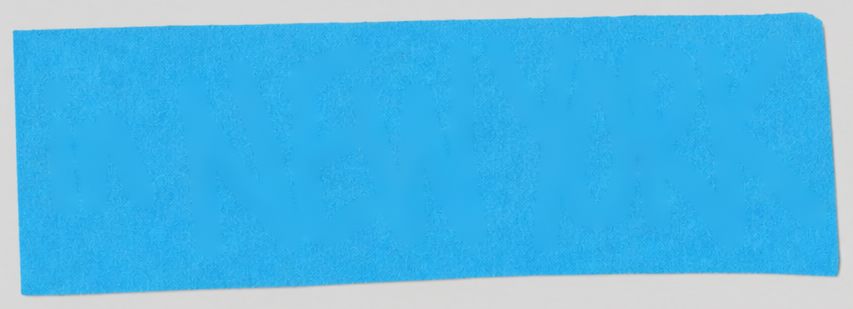
#> input picture reels/ig-DfA_TeHPbDQ/faseeh/edit/stk/blank-blue.png, 853 x 309 px
$ python -i compose.py   (imports and definitions only)
#> lines starting #> are read from the running program, lines starting #| are printed output that depends on the picture
#> further down, picture is the input picture: shape (309, 853, 3); mean B, G, R 230.1, 183.2, 78.3
#!/usr/bin/env python3
"""This is Faseeh: final picture compositor (1440x1080, 24 fps, 4:3).
The owner's rough cut (1122.mov) sets the timing; every black gap is filled with our HF graphics; live shots get the
HeyClicky warm grade (reels/chatly-chatapps/comp/grade.py); LinkUp-style word pops + subtitles; whip transitions.
Usage:  python compose.py            -> out/picture.mp4
        python compose.py --stills 0.8,6.2,...   -> tmp/stills/t*.png (QA)"""
import os, sys, json, subprocess, math
import numpy as np, cv2
from PIL import Image, ImageDraw, ImageFont, ImageFilter
D = os.path.dirname(os.path.abspath(__file__)); R = os.path.abspath(os.path.join(D, '..', '..')); HF = f'{R}/hf'
sys.path.insert(0, os.path.abspath(f'{R}/../chatly-chatapps/comp')); from grade import grade
W, H, FPS = 1440, 1080, 24
TOTAL = 78.35
HN = '/System/Library/Fonts/HelveticaNeue.ttc'
HAND = f'{D}/fonts/CoveredByYourGrace.ttf'

# ---------------------------------------------------------------- sources
class Seq:  # video file, random access by frame index (cached sequential reads)
    def __init__(s, path): s.cap = cv2.VideoCapture(path); s.n = int(s.cap.get(cv2.CAP_PROP_FRAME_COUNT)); s.pos = -1; s.last = None
    # [7 lines left out: function frame, not called in this run]
class PNGs:  # alpha overlay as png sequence
    def __init__(s, d): s.d = d; s.files = sorted(os.listdir(d)); s.n = len(s.files); s.cache = {}
    # [6 lines left out: function frame, not called in this run]
SRC = Seq(f'{D}/tmp/src24.avi'); PLATE = Seq(f'{D}/tmp/src24.avi')
def clip(p): return Seq(p)
G = {k: clip(v) for k, v in {
    'globe': f'{R}/seg1923/out/seg1923-real-v2-nowords-4x3.mp4', 'map': f'{HF}/P-25-map/out/P-25-map.mp4',
    'posts': f'{HF}/P-31-posts-math/out/P-31-posts-math.mp4', 'montage': f'{HF}/P-32-notes-montage/out/P-32-notes-montage.mp4',
    'notes': f'{HF}/P-12-notes-app/out/P-12-notes-app.mp4', 'doc': f'{HF}/P-13-google-doc/out/P-13-google-doc.mp4',
    'card': f'{HF}/P-29-prompt-cards/out/P-29a-blank-card-slide.mp4', 'lib': f'{HF}/P-01-library-save/out/P-01-library-save.mp4',
    'at': f'{HF}/P-02-at-mention/out/P-02-at-mention.mp4', 'fill': f'{HF}/P-03-fill-blanks/out/P-03-fill-blanks.mp4',
    'share': f'{HF}/P-04-share-team/out/P-04-share-team.mp4', 'scroll': f'{HF}/P-28-scroll-ticks/out/P-28-scroll-ticks.mp4',
    'outro': f'{HF}/P-05-endcard/out/outro-4x3.mp4', 'cards': f'{HF}/P-33-account-cards/out/P-33-account-cards.mp4'}.items()}
# [1 line that did not run here, left out]
# [1 line not run here, left out]

# ---------------------------------------------------------------- helpers
# [10 lines left out: function live, not called in this run]
def gfx(k, lt, hold=True):
    s = G[k]; i = int(round(lt * FPS)); return s.frame(min(i, s.n - 1)).copy()
# [16 lines left out: functions over, paste_rgba, warp_plate, not called in this run]
def meet_tile(t_src):  # Faseeh's Meet tile from the 1122 cut (inc. name label)
    f = PLATE.frame(int(round(t_src * FPS))); return f[196:878, 494:1432].copy()
# [5 lines left out: function whip, not called in this run]
def blur_dark(img, k=0.45, b=0):
    if b: img = cv2.GaussianBlur(img, (0, 0), b)
    return (img.astype(np.float32) * (1 - k)).astype(np.uint8)


# ---- screen treatment after the ref's app section (ref 42-58 s): photographed-screen look, sage-cream whites (L85 a-11 b+15),
# lifted blacks (~L30-45), softness, gentle handheld drift + eased punch-ins on the part that matters
def ease(x, a, b):
    u = min(1, max(0, (x - a) / (b - a))); return u * u * (3 - 2 * u)
_L = np.arange(256, dtype=np.float32)
_LUT_L = (np.clip(30 + .57 * (_L / 2.55), 0, 100) * 2.55).astype(np.uint8)
_yy, _xx = np.mgrid[0:H, 0:W]; _VIG = (1 - .14 * np.clip((np.sqrt(((_xx - W / 2) / (W * .6)) ** 2 + ((_yy - H / 2) / (H * .6)) ** 2) - .45) / .6, 0, 1) ** 1.6).astype(np.float32)[..., None]
# [13 lines left out: functions refscreen, screen, not called in this run]


# ---- FINISH: one soft cinematic grade over the whole film (HeyClicky look, = chat-apps comp/grade.py, user-approved),
# plus a soft gradient: warm light falling from the top, gentle shade toward the bottom and corners.
import grade as _G
_gy, _gx = np.mgrid[0:H, 0:W].astype(np.float32)
_r = np.sqrt(((_gx - W / 2) / (W * .62)) ** 2 + ((_gy - H * .46) / (H * .72)) ** 2)
_FVIG = (1 - .16 * np.clip((_r - .45) / .6, 0, 1) ** 1.7)[..., None]
_top = np.clip(1 - _gy / (H * .75), 0, 1) ** 1.6 * np.clip(1.15 - np.abs(_gx - W * .38) / (W * .9), 0, 1)
_WARM = (_top[..., None] * np.float32([150, 205, 255]))            # BGR amber light
_BOT = (1 - .10 * np.clip((_gy - H * .55) / (H * .45), 0, 1) ** 1.4)[..., None]
# film grain: 24 pre-made fields (fine 35mm-like, ~1.3 px clumps, slight colour), a new one every frame, strongest in the mids
_rg = np.random.default_rng(1122); _GRAIN = []
# [4 lines not run here, left out]
GRAIN_AMT = 7.5
# [4 lines left out: function grain, not called in this run]
def finish(img, k=1.0, t=0.0):
#> called with k = 1, t = 0
    lab = cv2.cvtColor(img, cv2.COLOR_BGR2LAB); Lc = lab[..., 0]
#> after `lab = cv2.cvtColor(img, cv2.COLOR_BGR2LAB)`: lab: shape (309, 853, 3); mean of channels 0, 1, 2 181.5, 116.2, 96.7
#> after `Lc = lab[..., 0]`:
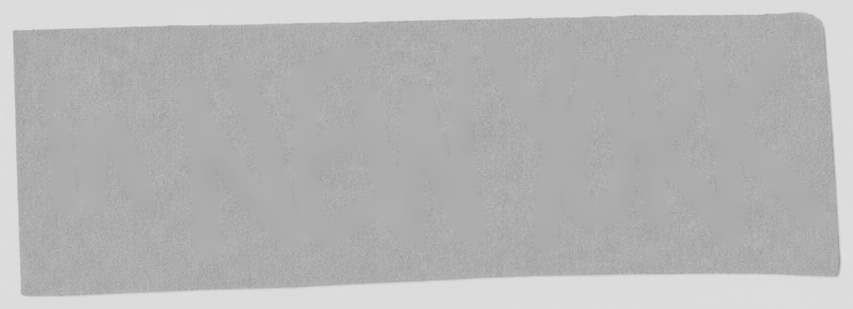
#> Lc: shape (309, 853); min 154, max 223, mean 181.5
    a = lab[..., 1].astype(np.float32) - 128; b = lab[..., 2].astype(np.float32) - 128; sat = _G.SAT[Lc]
#> after `a = lab[..., 1].astype(np.float32) - 128`:
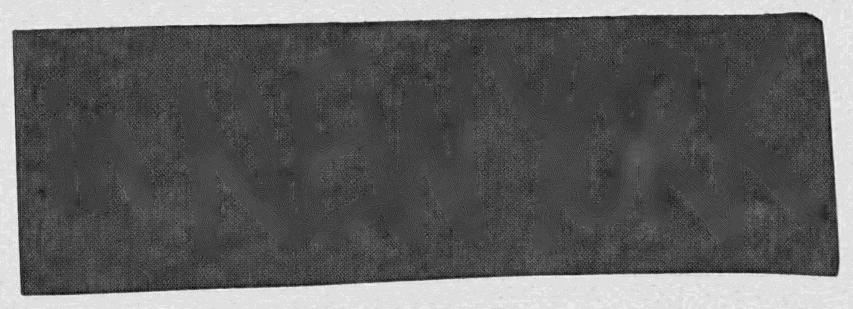
#> a: shape (309, 853) float32; min -21, max 3, mean -11.84; drawn with min black and max white
#> after `b = lab[..., 2].astype(np.float32) - 128`:
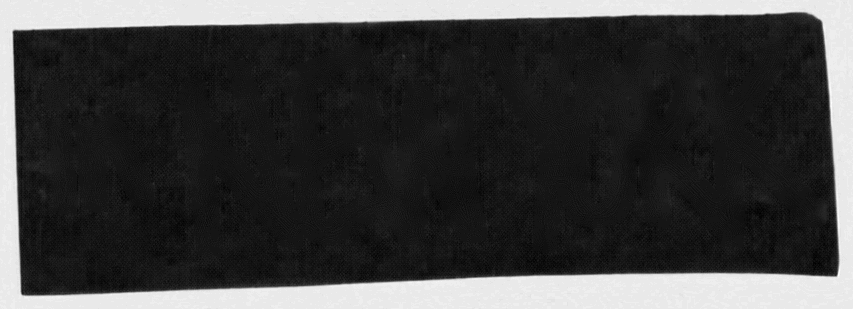
#> b: shape (309, 853) float32; min -43, max 4, mean -31.31; drawn with min black and max white
#> (the run stopped early here; a loop or call above may not have finished)
